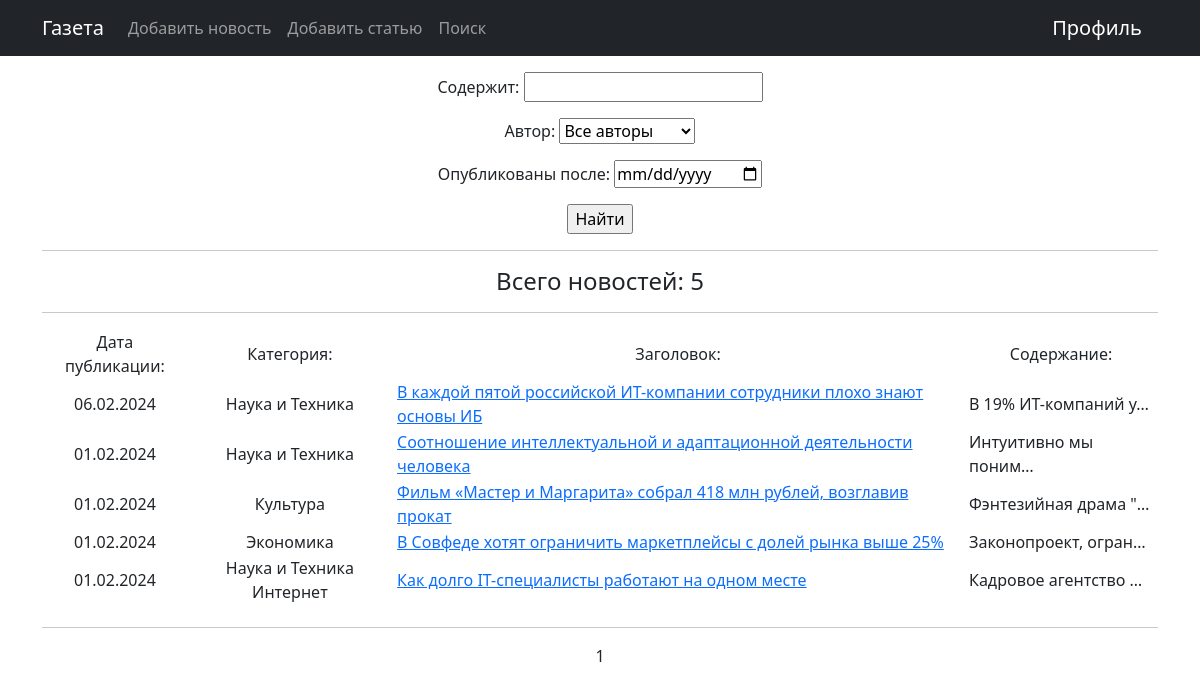
The page /news/search/ on the database as committed earlier.
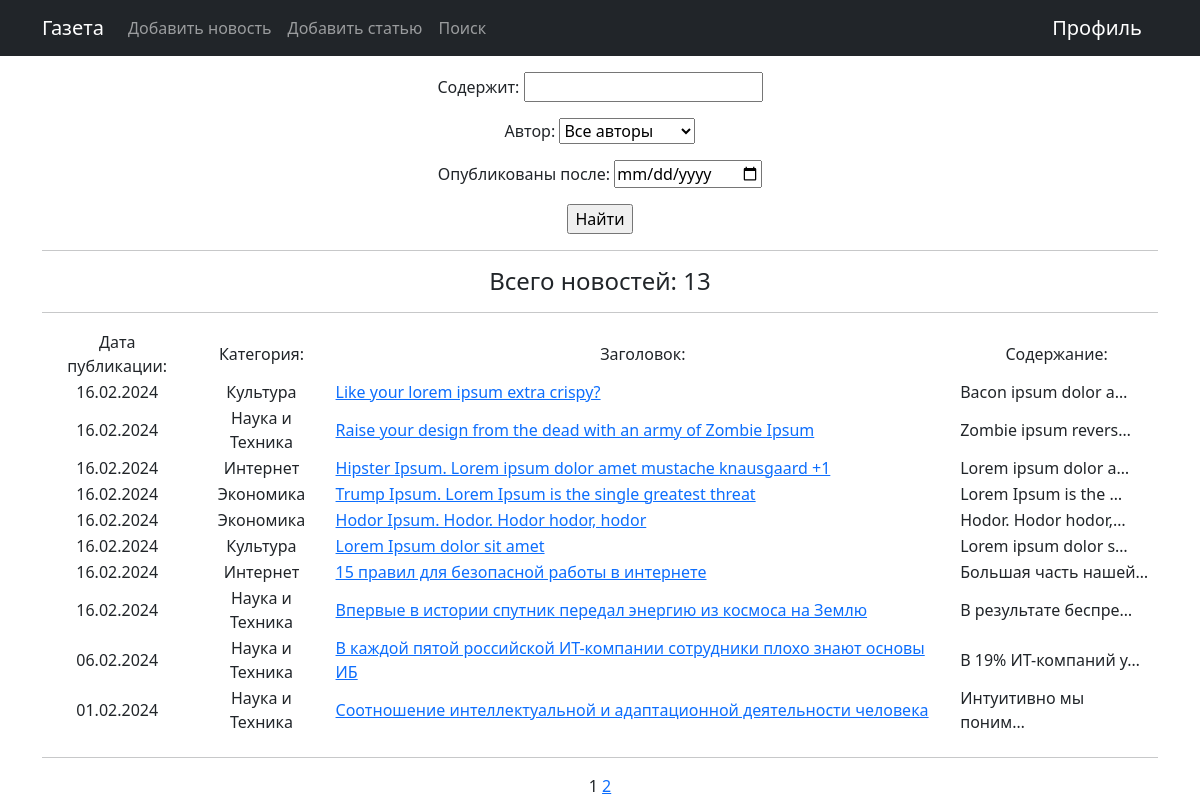
The same page on the database as committed later.
### news/models.py (models this page shows, shortened)
class Post(models.Model):
    articles = 'AR'
    news = 'NW'
    author = models.ForeignKey('Author', on_delete=models.CASCADE)
    type = models.CharField(max_length=2, choices=POST_TYPE, default=news)
    date_published = models.DateTimeField(auto_now_add=True)
    category = models.ManyToManyField('Category', through='PostCategory')
    title = models.CharField(max_length=64)
    text = models.TextField()
    rating = models.IntegerField(default=0)

class Category(models.Model):
    name = models.CharField(max_length=32, unique=True)

### news/views.py (the view)
# urls.py: path('search/', PostSearch.as_view(), name='search'),
class PostSearch(ListView):
    model = Post
    ordering = '-date_published'
    template_name = 'search.html'
    context_object_name = 'posts'
    paginate_by = 10
    def get_queryset(self):
        queryset = super().get_queryset()
        self.filterset = PostFilter(self.request.GET, queryset)
        return self.filterset.qs
    def get_context_data(self, **kwargs):
        context = super().get_context_data(**kwargs)
        context['filterset'] = self.filterset
        return context

### news/models.py (called while the page is built)
    def __str__(self):
        return self.user.username

### templates/search.html (shortened to what this page needs)
{% extends 'flatpages/default.html' %}
{% block content %}
    <p>
    <form action="" method="get">
        {{ filterset.form.as_p }}
        <input type="submit" value="Найти"/>
    </form>
    {% if posts %}
        <div style="text-align: center">
            <table style="display: inline-block">
                <hr>
                <h4>Всего новостей: {{ page_obj.paginator.count }}</h4>
                <hr>
                <tr>
                    <td style="padding-inline: 5px">Дата публикации:</td>
                    <td style="padding-inline: 5px">Категория:</td>
                    <td style="padding-inline: 5px">Заголовок:</td>
                    <td style="padding-inline: 5px">Содержание:</td>
                </tr>
                {% for post in posts %}
                    <tr>
                        <td style="padding-inline: 5px">{{ post.date_published|date:'d.m.Y' }}</td>
                        <td style="padding-inline: 5px">
                            {% for cat in post.category.all %}
                                {{ cat.name }}
                            {% endfor %}
                        </td>
                        <td style="text-align: left; padding-inline: 5px"><a href="{{ post.pk }}">{{ post.title }}</a>
                        </td>
                        <td style="text-align: left; padding-inline: 5px">{{ post.text|truncatechars:20 }}</td>
                    </tr>
                {% endfor %}
            </table>
            <hr>
        </div>
    {% else %}
        <h1>Ничего не нашлось :(</h1>
    {% endif %}
    {{ page_obj.number }}
    {% if page_obj.has_next %}
        <a href="?page={{ page_obj.next_page_number }}">{{ page_obj.next_page_number }}</a>
    {% endif %}
{% endblock content %}

Rows that differ between the two databases and show on the page:
no longer on this page (row edited): Post: date_published "01.02.2024", title "Фильм «Мастер и Маргарита» собрал 418 млн рублей, возглавив прокат", text "Фэнтезийная драма \"…", Category (name "Культура")
no longer on this page (row unchanged): Post: date_published "01.02.2024", title "В Совфеде хотят ограничить маркетплейсы с долей рынка выше 25%", text "Законопроект, огран…", Category (name "Экономика")
no longer on this page (row edited): Post: date_published "01.02.2024", title "Как долго IT-специалисты работают на одном месте", text "Кадровое агентство …", Category (name "Наука и Техника"), Category (name "Интернет")
added Post: date_published "16.02.2024", title "Like your lorem ipsum extra crispy?", text "Bacon ipsum dolor a…", Category (name "Культура")
added Post: date_published "16.02.2024", title "Raise your design from the dead with an army of Zombie Ipsum", text "Zombie ipsum revers…", Category (name "Наука и Техника")
added Post: date_published "16.02.2024", title "Hipster Ipsum. Lorem ipsum dolor amet mustache knausgaard +1", text "Lorem ipsum dolor a…", Category (name "Интернет")
added Post: date_published "16.02.2024", title "Trump Ipsum. Lorem Ipsum is the single greatest threat", text "Lorem Ipsum is the …", Category (name "Экономика")
added Post: date_published "16.02.2024", title "Hodor Ipsum. Hodor. Hodor hodor, hodor", text "Hodor. Hodor hodor,…", Category (name "Экономика")
added Post: date_published "16.02.2024", title "Lorem Ipsum dolor sit amet", text "Lorem ipsum dolor s…", Category (name "Культура")
added Post: date_published "16.02.2024", title "15 правил для безопасной работы в интернете", text "Большая часть нашей…", Category (name "Интернет")
added Post: date_published "16.02.2024", title "Впервые в истории спутник передал энергию из космоса на Землю", text "В результате беспре…", Category (name "Наука и Техника")
Other text that changed with them:
{{ page_obj.paginator.count }}: "5" → "13"
{{ page_obj.next_page_number }}: (not shown) → "2"
